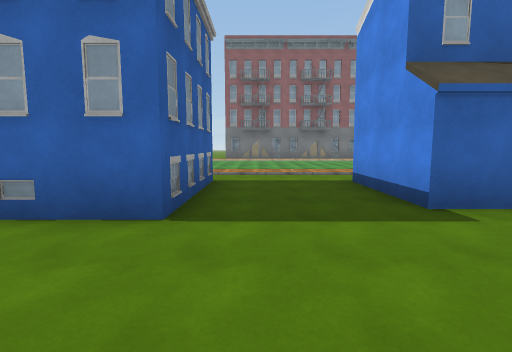
view 1 (above)

17 first-person views from a walk through a scene from a Unity 3-D project. The camera is 1.5 m above the floor, tilts 6° down and sees 85° across. The floor is counted in squares, 2 m on a side. Each view is taken from the middle of a square. On the plan, view 1 faces up. The plan holds only what a view shows up to about 10 squares ahead; the rest is blank. The place goes on beyond the plan. Surface patterns are stand-ins for the level's own textures.

view 2
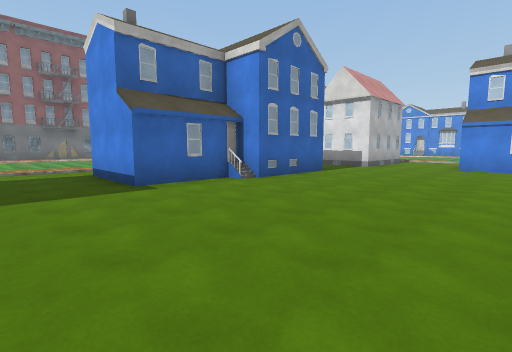

view 3
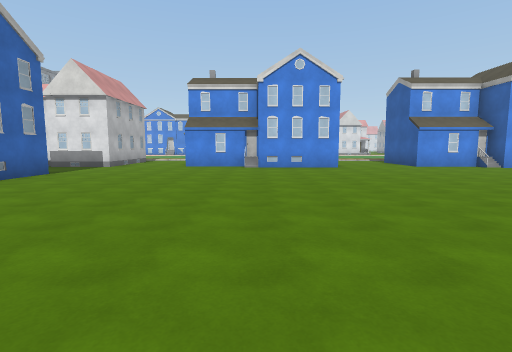

view 4
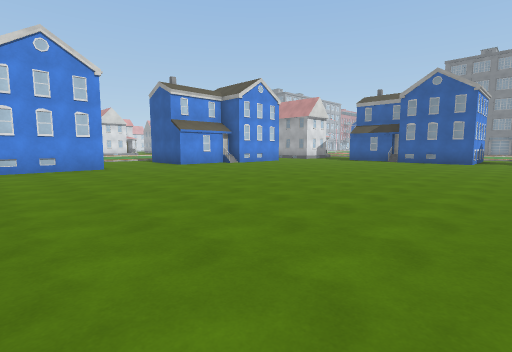

view 5
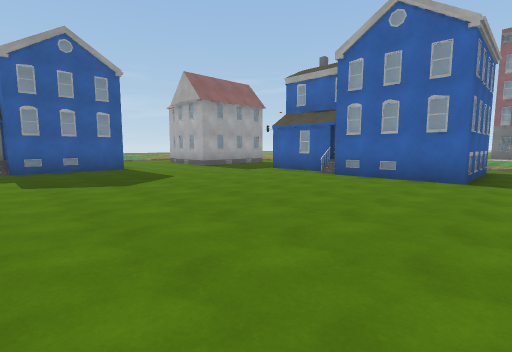

view 6
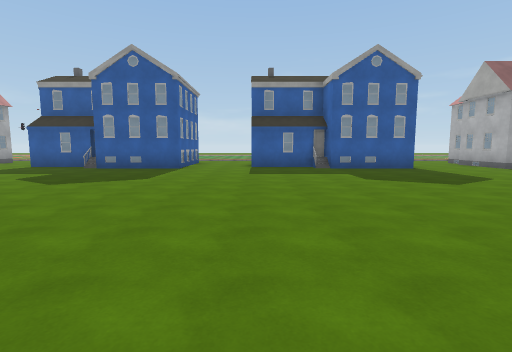

view 7
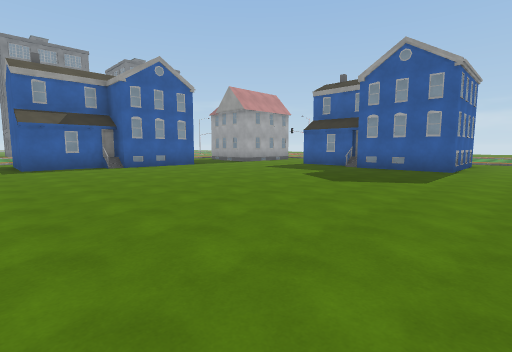

view 8
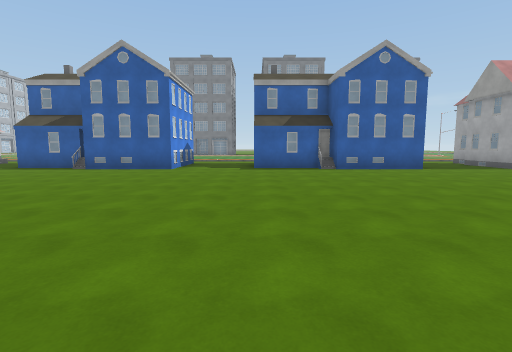

view 9
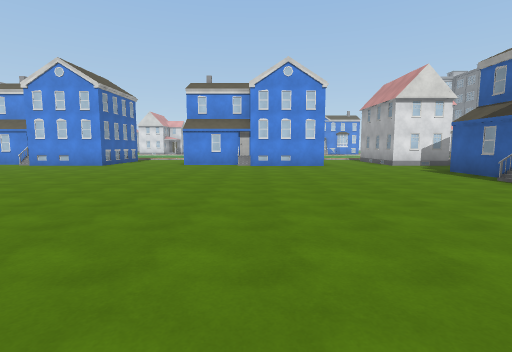

view 10
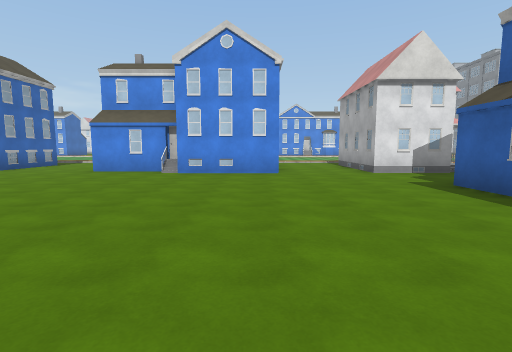

view 11
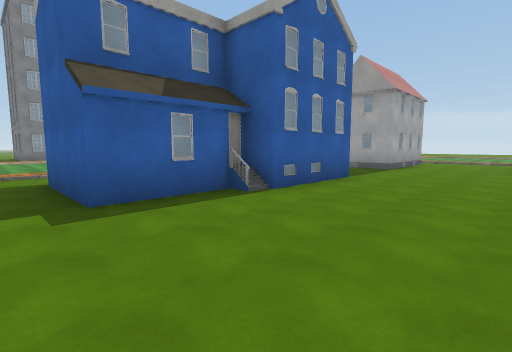

view 12
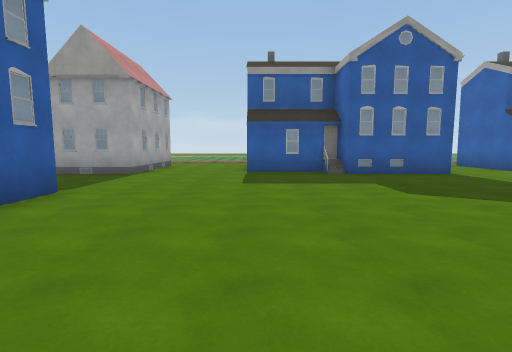

view 13
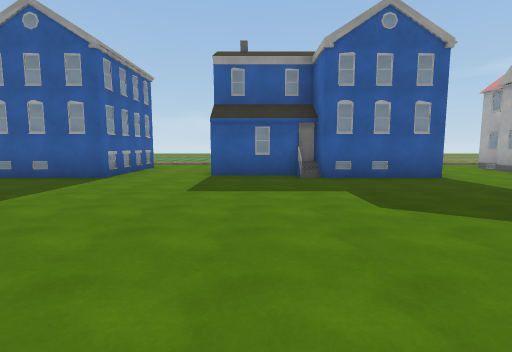

view 14
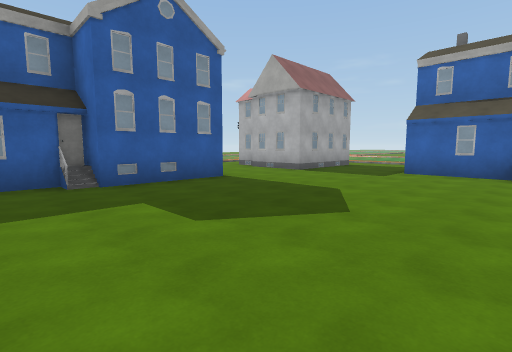

view 15
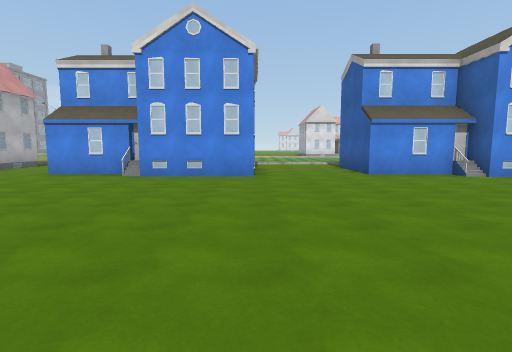

view 16
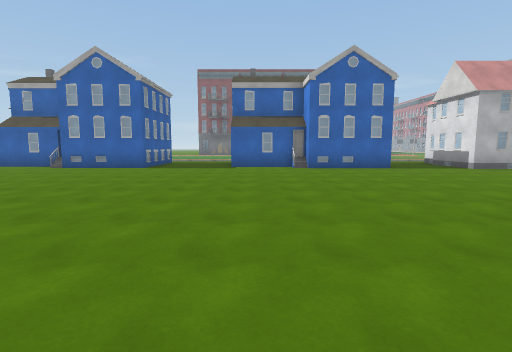

view 17
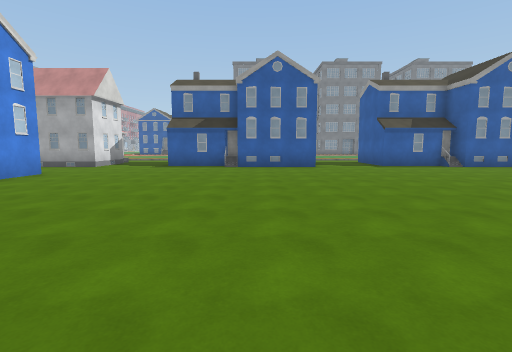

### Floor plan
Key: @ floor where view 1 was taken; # wall or solid block; . main floor; : floor 0.25 m higher than the main floor; B building.
Columns run from 13 left of view 1 to 13 right of it. Each row starts with its distance up from view 1.
  8             ::::
  7             ....
  6             #..#
  5      ..     #..#
  4    #...###  #..#  #   ..
  3  ###.....####.....###...##
  2  .........................
  1  .........................
  0   ...........@............
 -1    #....................#
 -2    #....................#
 -3   ##...................##
 -4   #B...................#
 -5   #....................#
 -6  ##....................###
 -7 ...........................
 -8 ...........................
 -9 ####....................###
-10   ##....................#
-11   ##....................#
-12   #B...................##
-13    ....................#
-14    ....................#
-15  .........................
-16  .........................
-17  .........................
-18    #...  #B##..#  B##..#
-19    B.       #.        .B

Positions as (right, up) in squares from view 1, and headings:
1: (0, 0), facing up
2: (0, -2), facing up-right
3: (0, -3), facing right
4: (0, -3), facing down-right
5: (0, -4), facing up-left
6: (0, -6), facing left
7: (0, -7), facing down-left
8: (-1, -8), facing down
9: (-1, -12), facing right
10: (2, -14), facing right
11: (0, -14), facing down-left
12: (-2, -14), facing left
13: (-3, -5), facing left
14: (-4, -5), facing up-left
15: (3, -6), facing right
16: (3, -7), facing up
17: (4, -7), facing down
